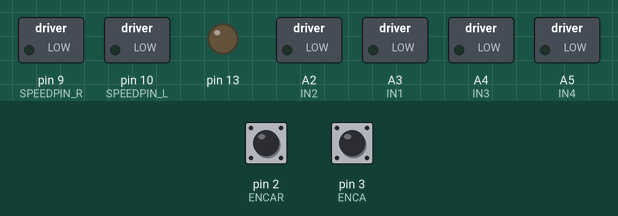
Simulated run of this program. Board: Arduino Uno, built with avr-gcc and run on an emulated ATmega328P. On the bench: switched loads named in the program (green lamp = pin HIGH), output pins drawn as LEDs (lit = HIGH). Inputs (shaded band) come from the test bench; at power-on: pin 2 (ENCAR) HIGH, pin 3 (ENCA) HIGH. What the program prints to the serial monitor is not drawn.

Above: at 0.1 s.
At 0.6 s:
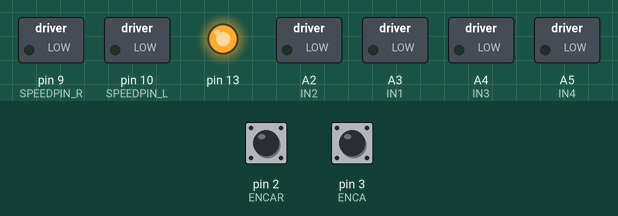
Timing chart, 0 to 2.5 s (numbered marks = the images above):
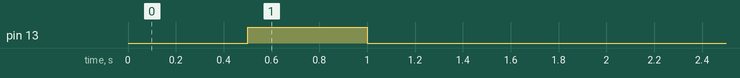

The program:

main.cpp
```cpp
#include <Arduino.h>
#include <util/atomic.h>

// variabl for PID encoder motor control
long previousTime = 0;
float ePrevious = 0;
float eIntegral = 0;

// setPoint
int NbTr = 0;
int target = 0;
int realTraget = 0;

// PID gains and computation for encoder

float turnKp = 1;

float turnKd = 0.1;
float turnKi = 0.001;
void turnLeft();
void turnRight();
float pidController(int , float , float , float, int );
void serialPLotterMotor(int) ;

//affichage capteurs et vitesse moteurs
uint16_t tEncoder =0;
uint16_t previoustEncoder =0;
const uint16_t displaytEncoder = 500; /// temp d'affichage de la fonction display

// Pinsettings ======================================================================
#define ENCA 3
#define ENCB A0//

#define ENCAR 2
#define ENCBR A1
#define SPEEDPIN_R 9
#define IN1 A3
#define IN2 A2
#define IN3 A4
#define IN4 A5
#define SPEEDPIN_L 10
//
unsigned int pwmLeft, pwmRight;
int Left, Right;

// globals
long prevT = 0;
int posPrev = 0;
// Use the "volatile" directive for variables
// used in an interrupt
volatile int pos_i = 0;
volatile float velocity_i = 0;
volatile long prevT_i = 0;

float v1Filt = 0;
float v1Prev = 0;
float v2Filt = 0;
float v2Prev = 0;

float eintegral = 0;

// Use the "volatile" directive for variables
// used in an interrupt
volatile int pos_iR = 0;
volatile float velocity_iR = 0;
volatile long prevT_iR = 0;

float v1FiltR = 0;
float v1PrevR = 0;
float v2FiltR = 0;
float v2PrevR = 0;

float eintegralR = 0;

void setMotor(int , int , int , int , int );
void readEncoder();
void readEncoderR();
void pidvelocity(float, float);
void stop();

void setup() {

  delay(500);
  pinMode(13, OUTPUT);
  digitalWrite(13, HIGH);    // turn on Arduino's LED to indicate we are in calibration mode
  delay(500);
  digitalWrite(13, LOW);     // turn off Arduino's LED to indicate we are through with calibration

  Serial.begin(115200);
  //while (!Serial) {}
	Serial.println("hellllooooooo");

	pinMode(IN1, OUTPUT);
	pinMode(IN2, OUTPUT);
	pinMode(IN3, OUTPUT);
	pinMode(IN4, OUTPUT);
	pinMode(SPEEDPIN_L, OUTPUT);
	pinMode(SPEEDPIN_R, OUTPUT);
    attachInterrupt(digitalPinToInterrupt(ENCA),
                  readEncoder,RISING);
    attachInterrupt(digitalPinToInterrupt(ENCAR),
                  readEncoderR,RISING);

	stop();
	delay(1000);
   Serial.println("Started !!");

}
//affichage
uint16_t t =0;
uint16_t previoust = 0 ;
const uint16_t displayt = 200;
int k=30000;
int counter=0;
bool test =1;
void loop() {
    // push your logic here
/*
// this is a test code to check the motor control
// it will do a small demo to chech the motor control by doing a sequence of actions
// that makes the robot move on a rectangle
// and print the counter value to the serial monitor
    stop();
    counter++;
    Serial.print(">counter:");
    Serial.println(counter);
    int t=millis();
    //int pt=0;
    if(counter%2==0 && counter<16) {
        delay(2000);
        stop();
    }else if(counter==1){
        //while(distancef<5)
        v2Filt=0;
            v2FiltR=0;
        while(millis()-t <2000){
            pidvelocity(80,80);
        }
    }else if(counter==3){
        pos_i=0; pos_iR=0; turnRight();
    }else if(counter==5){
        v2Filt=0;
            v2FiltR=0;
        while(millis()- t <2000){
            pidvelocity(80,80);
        }
    }else if(counter==7){
        pos_i=0; pos_iR=0;
        turnRight();
    }else if(counter==9){
        v2Filt=0;
            v2FiltR=0;
        while(millis()- t <2000){
            pidvelocity(80,80);
        }
    }else if(counter==11){
        pos_i=0; pos_iR=0; turnLeft();
    }else if(counter==13){
        v2Filt=0;
            v2FiltR=0;
        while(millis()- t<2000){
            pidvelocity(80,80);
        }
    }else if(counter==15){
        pos_i=0; pos_iR=0; turnLeft();
    }

*/

}
void pidvelocity(float vt, float vtR){
  // read the position in an atomic block
  // to avoid potential misreads
  //int pos = 0;

  float velocity2 = 0;
  float velocity2R = 0;
  ATOMIC_BLOCK(ATOMIC_RESTORESTATE){
    //pos = pos_i;
    velocity2 = velocity_i;
    //posR = pos_iR;
    velocity2R = velocity_iR;
  }

  long currT = micros();
  float deltaT = ((float) (currT-prevT))/1.0e6;
  prevT = currT;

  // Convert count/s to RPM
  float v2 = velocity2/600.0*60.0;
  float v2R = velocity2R/600.0*60.0;
  //float v2 = velocity2/207.0*60.0;

  // Low-pass filter (25 Hz cutoff)
  v2Filt = 0.854*v2Filt + 0.0728*v2 + 0.0728*v2Prev;
  v2Prev = v2;
  v2FiltR = 0.854*v2FiltR + 0.0728*v2R + 0.0728*v2PrevR;
  v2PrevR = v2R;

 // float vt =40;
  //float vtR =40;
  float e = vt-v2Filt;
  eintegral = eintegral + e*deltaT;
  float eR = vtR-v2FiltR;
  eintegralR = eintegralR + eR*deltaT;


 // Compute the control signal u
  float kp = 7.5;
  float ki = 0.1;
// Compute the control signal u
  float kpR = 7.5;
  float kiR = 0.1;

  float u = kp*e + ki*eintegral;
  float uR = kpR*eR + kiR*eintegralR;
  // Set the motor speed and direction
  int dir = 1;
  if (u<0){
    dir = -1;
  }
  int pwr = (int) fabs(u);
  if(pwr > 255){
    pwr = 255;
  }
  setMotor(dir,pwr,SPEEDPIN_L,IN4,IN3);
  // Set the motor speed and direction
  int dirR = 1;
  if (uR<0){
    dirR = -1;
  }
  int pwrR = (int) fabs(uR);
  if(pwrR > 150){
    pwrR = 150;
  }
  setMotor(dirR,pwrR,SPEEDPIN_R,IN1,IN2);


  t = millis();
if((t-previoust) > displayt){
  Serial.print(">velocity1R:");
  Serial.println(velocity2);
  Serial.print(">RPM:");
  Serial.println(v2);
  Serial.print(">v2Filt:");
  Serial.println(v2Filt);
  Serial.print(">erreur:");
  Serial.println(e);
  Serial.print(">PID:");
  Serial.println(u);
  Serial.print(">targets:  " );
  Serial.println(vt);
previoust = t ;
}

  delay(1);
}

void setMotor(int dir, int pwmVal, int pwm, int in1, int in2){

  if(dir == 1){
    // Turn one way
    digitalWrite(in1,HIGH);
    digitalWrite(in2,LOW);
  }
  else if(dir == -1){
    // Turn the other way
    digitalWrite(in1,LOW);
    digitalWrite(in2,HIGH);
  }
  else{
    // Or dont turn
    digitalWrite(in1,LOW);
    digitalWrite(in2,LOW);
  }
  analogWrite(pwm,pwmVal); // Motor speed
}
void stop(){
    setMotor(0, 0, SPEEDPIN_R, IN1, IN2);
    setMotor(0, 0, SPEEDPIN_L, IN4, IN3);

}

void readEncoder(){
  // Read encoder B when ENCA rises
  int b = digitalRead(ENCB);
  int increment = 0;
  if(b>0){
    // If B is high, increment forward
    increment = -1;
  }
  else{
    // Otherwise, increment backward
    increment = 1;
  }
  pos_i = pos_i + increment;

  // Compute velocity with method 2
  long currT = micros();
  float deltaT = ((float) (currT - prevT_i))/1.0e6;
  velocity_i = increment/deltaT;
  prevT_i = currT;
}

void readEncoderR(){
  // Read encoder B when ENCA rises
  int b = digitalRead(ENCBR);
  int increment = 0;
  if(b>0){
    // If B is high, increment forward
    increment = 1;
  }
  else{
    // Otherwise, increment backward
    increment = -1;
  }
  pos_iR = pos_iR + increment;

  // Compute velocity with method 2
  long currTR = micros();
  float deltaTR= ((float) (currTR - prevT_iR))/1.0e6;
  velocity_iR = increment/deltaTR;
  prevT_iR = currTR;
}

void turnLeft()
{
    int encoderCount =0;
    Serial.print("ydourrrrrrrrrr left");
    ATOMIC_BLOCK(ATOMIC_RESTORESTATE)
    {
        // pos = pos_i;
        //   velocity2 = velocity_i;
        encoderCount = pos_iR;
        // velocity2R = velocity_iR;
    }
    NbTr = 2;
    target = NbTr * 207;
    realTraget = encoderCount + target;

    do
    {
        ATOMIC_BLOCK(ATOMIC_RESTORESTATE)
    {
        // pos = pos_i;
        //   velocity2 = velocity_i;
        encoderCount = pos_iR;
        // velocity2R = velocity_iR;
    }
        float u = pidController(realTraget, turnKp, turnKd, turnKi, encoderCount); // i change target by target - encoderCounter


        // Set the motor speed and direction
        int dirR = 1;
        if (u < 0)
        {
            dirR = -1;
        }
        int pwrR = (int)fabs(u);
        if (pwrR > 255)
        {
            pwrR = 255;
        }
        setMotor(dirR, pwrR, SPEEDPIN_R, IN2, IN1);
        setMotor(0, 0, SPEEDPIN_L, IN4, IN3);
        serialPLotterMotor(encoderCount);

    } while (!(realTraget <= encoderCount));
}
void turnRight()
{
    int encoderCount =0;
    Serial.print("ydourrrrrrrrrr right");
    ATOMIC_BLOCK(ATOMIC_RESTORESTATE)
    {
        encoderCount = pos_i;
        //  velocity2 = velocity_i;
        // encouderCount = pos_iR;
        // velocity2R = velocity_iR;
    }
    NbTr = 2;
    target = NbTr * 207;
    realTraget = encoderCount + target;

    do
    {
        ATOMIC_BLOCK(ATOMIC_RESTORESTATE)
        {
            encoderCount = pos_i;
            //  velocity2 = velocity_i;
            // encouderCount = pos_iR;
            // velocity2R = velocity_iR;
        }

        float u = pidController(realTraget, turnKp, turnKd, turnKi, encoderCount); // i change target by target - encoderCounter


        // Set the motor speed and direction
        int dir = 1;
        if (u < 0)
        {
            dir = -1;
        }
        int pwr = (int)fabs(u);
        if (pwr > 255)
        {
            pwr = 255;
        }
        setMotor(dir, pwr, SPEEDPIN_L, IN3, IN4);
        setMotor(0, 0, SPEEDPIN_R, IN1, IN2);
        serialPLotterMotor(encoderCount);

    } while (!(realTraget <= encoderCount));
}

float pidController(int target, float Kp, float Kd, float Ki, int encoderCount)
{
    // mesure the time elapsed since the last iteration
    long currentTime = micros();
    float deltaT = ((float)(currentTime - previousTime)) / 1.0e6;

    // compte the error, derivative and integral
    int e = encoderCount - target;
    float eDirivative = (e - ePrevious) / deltaT;
    eIntegral = eIntegral + e * deltaT;

    // compute the PID control signal
    float u = (Kp * e) + (Kd * eDirivative) + (Ki * eIntegral);

    // update variables for the next iteration
    previousTime = currentTime;
    ePrevious = e;

    return u;
}

void serialPLotterMotor(int encoderCount) {
  tEncoder = millis();
if((tEncoder-previoustEncoder) > displaytEncoder){
  Serial.print(target);
  Serial.print("," );
  Serial.println(realTraget);
  Serial.print("," );
  Serial.println(encoderCount);
  previoustEncoder = tEncoder;
  }
}
```
